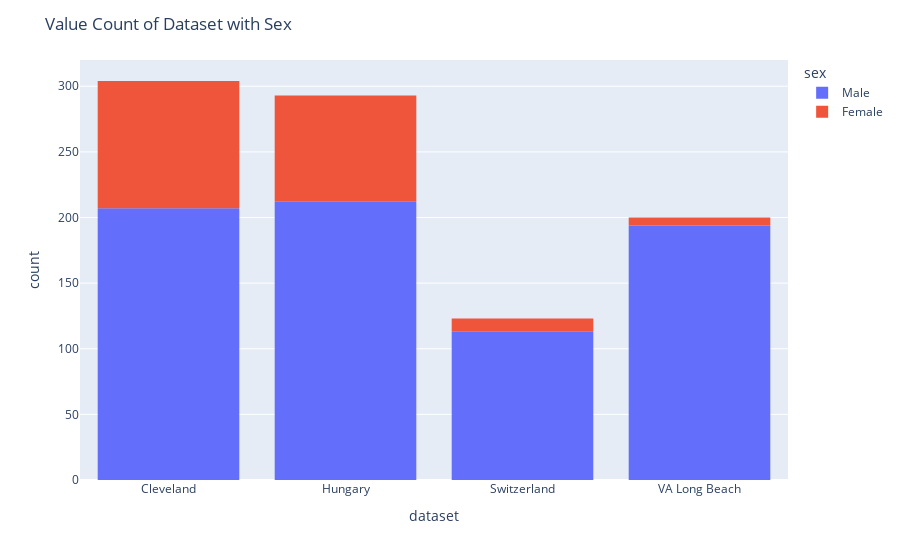

The cell this chart's notebook holds for it:
### Code cell
#plot in ploty for the same
fig = px.histogram(df, x='dataset', color='sex')
fig.update_layout(title='Value Count of Dataset with Sex')
fig.show()

### Figure 1 — Plotly figure (JSON) as saved in the notebook; plotly's stock layout.template omitted (floating-point values rounded to 4 significant figures; data arrays with more than 128 entries replaced by an {"elided": "..."} marker saying what was removed)
{"data": [{"alignmentgroup": "True", "bingroup": "x", "hovertemplate": "sex=Male<br>dataset=%{x}<br>count=%{y}<extra></extra>", "legendgroup": "Male", "marker": {"color": "#636efa", "pattern": {"shape": ""}}, "name": "Male", "offsetgroup": "Male", "orientation": "v", "showlegend": true, "type": "histogram", "x": {"elided": "726 str values"}, "xaxis": "x", "yaxis": "y"}, {"alignmentgroup": "True", "bingroup": "x", "hovertemplate": "sex=Female<br>dataset=%{x}<br>count=%{y}<extra></extra>", "legendgroup": "Female", "marker": {"color": "#EF553B", "pattern": {"shape": ""}}, "name": "Female", "offsetgroup": "Female", "orientation": "v", "showlegend": true, "type": "histogram", "x": {"elided": "194 str values"}, "xaxis": "x", "yaxis": "y"}], "layout": {"barmode": "relative", "legend": {"title": {"text": "sex"}, "tracegroupgap": 0}, "margin": {"t": 60}, "title": {"text": "Value Count of Dataset with Sex"}, "xaxis": {"anchor": "y", "domain": [0, 1], "title": {"text": "dataset"}}, "yaxis": {"anchor": "x", "domain": [0, 1], "title": {"text": "count"}}}}
